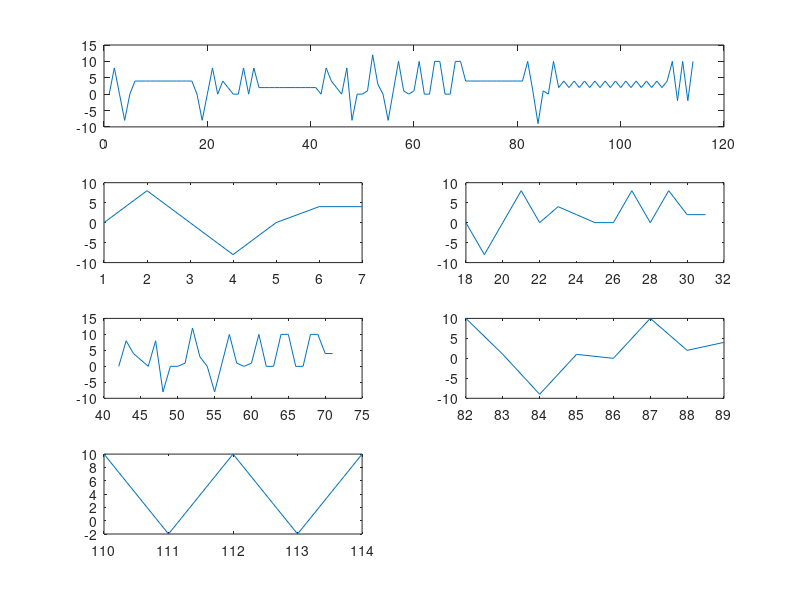

The MATLAB script that drew this image:
y=[0,8,0,-8,0,4,4,4,4,4,4,4,4,4,4,4,4,0,-8,0,8,0,4,2,0,0,8,0,8,2,2,2,2,2,2,2,2,2,2,2,2,0,8,4,2,0,8,-8,0,0,1,12,3,0,-8,1,10,1,0,1,10,0,0,10,10,0,0,10,10,4,4,4,4,4,4,4,4,4,4,4,4,10,1,-9,1,0,10,2,4,2,4,2,4,2,4,2,4,2,4,2,4,2,4,2,4,2,4,2,4,10,-2,10,-2,10];
x=[1:size(y)(2)];

function partition_points(x_points,y_points)

    % loop_counter
    counter=1;
    
    % Steps and how many before partitioning

    steps=1;
    max_steps = 3;

    %track all x,y parititions in cell array
    all_y_parts = {};
    all_x_parts = {};

    %track a single x,y parition
    curr_x_parts=[];
    curr_y_parts=[];

    % Counter to determine partition number 
    p_num=1;

    %ignore coord within threshold
    is_ignoring = 0;

    %threshhold config
    START_THRESHOLD = 1;
    END_THRESHOLD = 4;
   
    % Loop through all y values 
    for i=y_points

        % THREADHOLD CHECK
        if (i>=START_THRESHOLD && i<=END_THRESHOLD)

            %within threadhold, start counting           
            if (steps >= max_steps && is_ignoring==0)               
                all_y_parts(p_num) = curr_y_parts;
                all_x_parts(p_num) = curr_x_parts;
               
                curr_y_parts = [];
                curr_x_parts = [];
                
                p_num=p_num+1;
                is_ignoring=1;
            endif

            steps=steps+1 
        else
            %not in threadhold - reset
            steps=1;
            is_ignoring=0;

        endif

        %add to partition if not ignoring
        if (is_ignoring==0)
            curr_x_parts(end+1) = x_points(counter); 
            curr_y_parts(end+1) = i; 
        endif

        %index coutner
        counter=counter+1;
    endfor

    if (is_ignoring == 0)
        % Attach last partition if not ignoring points
        all_x_parts(p_num) = curr_x_parts;
        all_y_parts(p_num) = curr_y_parts;
    else
        % One less partition then counted
        p_num = p_num - 1
    endif   

    % Plot All the Graphcs
    graph_rows = (ceil(p_num/2))+1
    
    % plot all points on top
    subplot(graph_rows,2,1:2)
    plot(x_points,y_points)

      
    i_counter = 1;
    g_counter = 3;
    for i = 1:p_num    
        subplot(graph_rows,2,(i_counter+2))    
        plot(all_x_parts{1,i_counter},all_y_parts{1,i_counter})
        i_counter=i_counter+1
    endfor

    print -dpng '===FILE_PATH_HERE===';

endfunction

partition_points(x,y);
